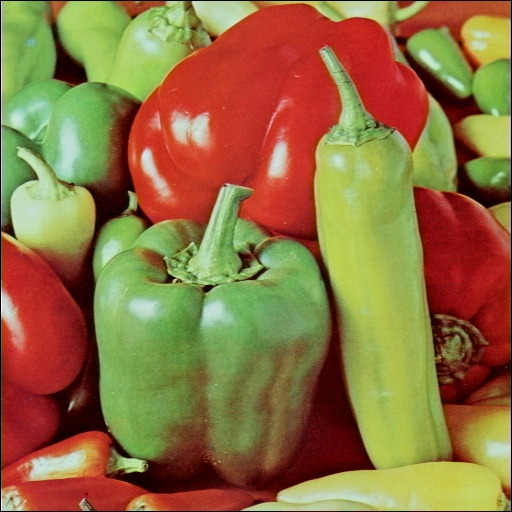
#> input picture img_edge_detection/img_data/peppers.jpg, 512 x 512 px
$ python edege_detection.py
#> lines starting #> are read from the running program, lines starting #| are printed output that depends on the picture
import cv2
import numpy as np

# img read
img = cv2.imread("./img_data/peppers.jpg")
#> img is the input picture: shape (512, 512, 3); mean B, G, R 64.6, 113, 144.3
img_gray = cv2.cvtColor(img, cv2.COLOR_BGR2GRAY)
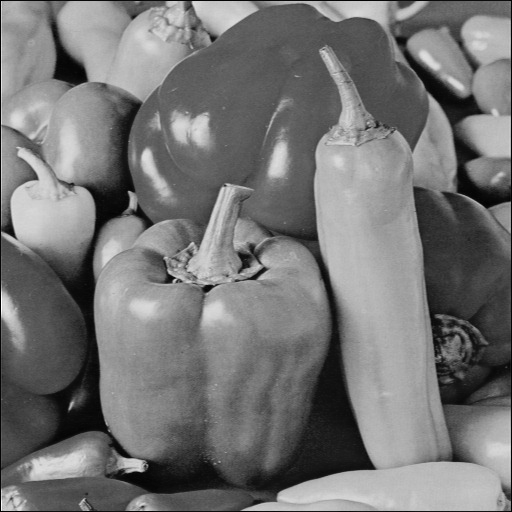
#> img_gray: shape (512, 512); min 0, max 255, mean 116.8
img_gray = cv2.GaussianBlur(img_gray, (3,3), 0)                        # remove noise

# kernel
kernel_0deg = np.array([[-1 , -1, -1],
                        [0, 0, 0],
                        [1, 1, 1]])
kernel_90deg = np.array([[-1, 0, 1],
                        [-1, 0, 1],
                        [-1, 0, 1]])

# filter2D applying Prewitt operation
img_0deg = cv2.filter2D(img_gray, ddepth=-1, kernel=kernel_0deg)
img_90deg = cv2.filter2D(img_gray, ddepth=-1, kernel=kernel_90deg)
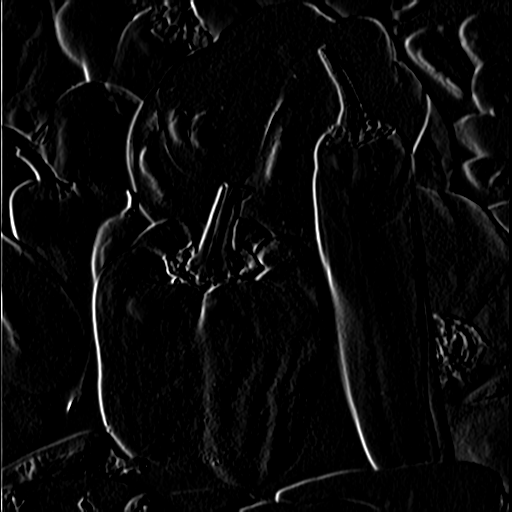
#> img_90deg: shape (512, 512); min 0, max 255, mean 9.5
img_filter2D = cv2.addWeighted(img_0deg, 0.5, img_90deg, 0.5, 0)
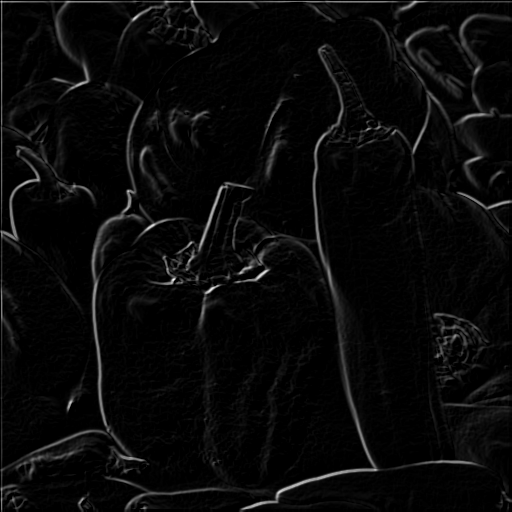
#> img_filter2D: shape (512, 512); min 0, max 252, mean 9

# Canny edge detection
img_canny = cv2.Canny(img, 100, 200)
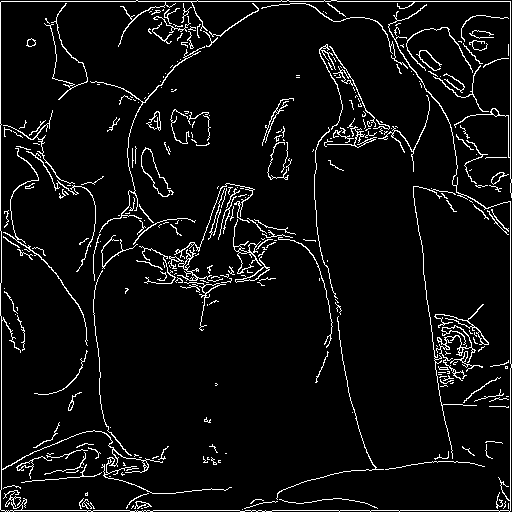
#> img_canny: shape (512, 512); 5.8% white in thin lines or dots

# Sobel    VERY SENSITIVE TO IMAGE NOISE
img_sobelx = cv2.Sobel(img_gray, -1, 1, 0, ksize=3)
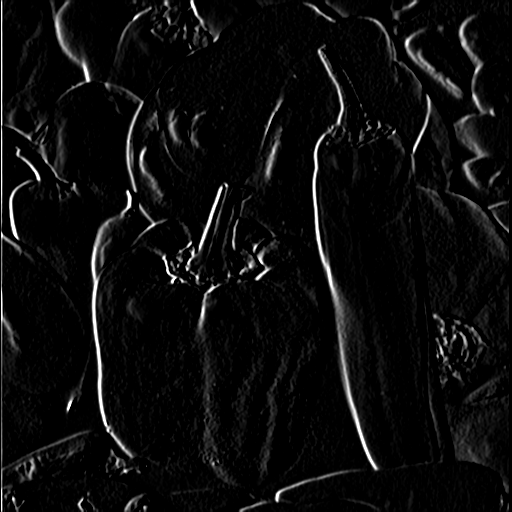
#> img_sobelx: shape (512, 512); min 0, max 255, mean 12.5
img_sobely = cv2.Sobel(img_gray, -1, 0, 1, ksize=3)
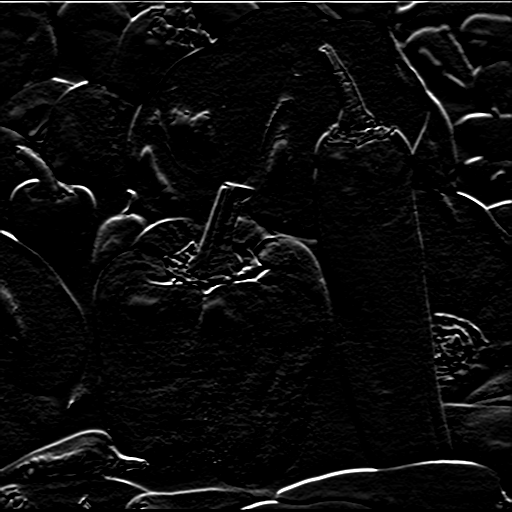
#> img_sobely: shape (512, 512); min 0, max 255, mean 11.2
img_sobel = cv2.addWeighted(img_sobelx, 0.5, img_sobely, 0.5, 0)    # combine sobel x and y

# laplacian
img_laplacian = cv2.Laplacian(img_gray, -1, ksize=3)
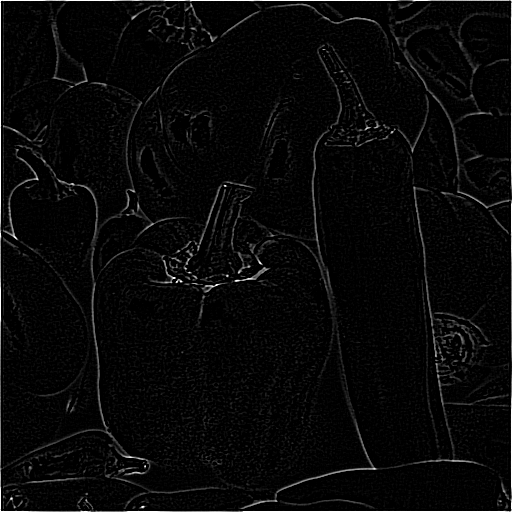
#> img_laplacian: shape (512, 512); min 0, max 255, mean 8.4

# print result
cv2.imshow("before", img)
cv2.waitKey()
cv2.imshow("after", img_laplacian)
cv2.waitKey()
cv2.destroyAllWindows()

# write result
cv2.imwrite("./img_processed/img_filter2D.jpg", img_filter2D)
cv2.imwrite("./img_processed/img_canny.jpg", img_canny)
cv2.imwrite("./img_processed/img_sobel.jpg", img_sobel)
cv2.imwrite("./img_processed/img_laplacian.jpg", img_laplacian)
